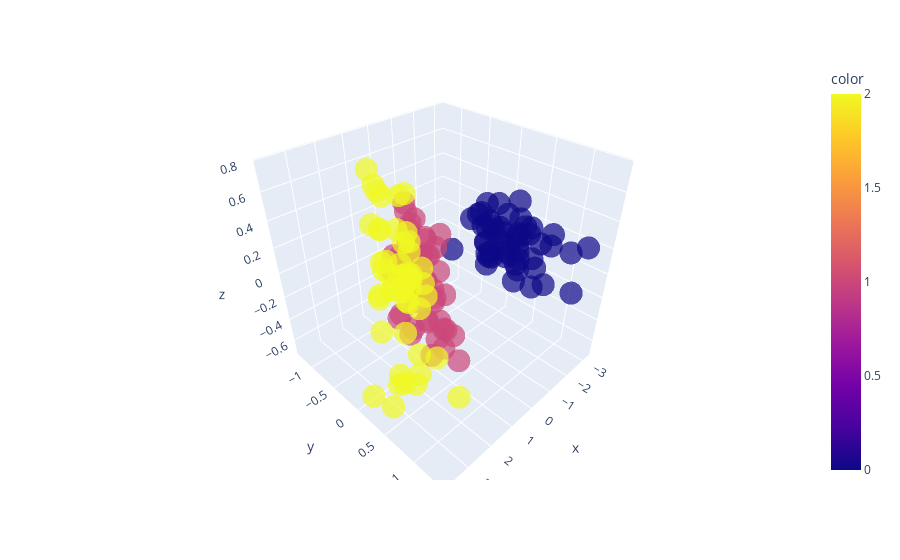

Here is the notebook cell this chart was saved with:
### Code cell
import plotly.express as px

fig = px.scatter_3d(x=X_pca3[:, 0], y=X_pca3[:, 1], z=X_pca3[:, 2], color=y, opacity=0.7)
fig.show()

### Figure 1 — Plotly figure (JSON) as saved in the notebook; plotly's stock layout.template omitted (floating-point values rounded to 4 significant figures; data arrays with more than 128 entries replaced by an {"elided": "..."} marker saying what was removed)
{"data": [{"hovertemplate": "x=%{x}<br>y=%{y}<br>z=%{z}<br>color=%{marker.color}<extra></extra>", "legendgroup": "", "marker": {"color": {"elided": "150 int values"}, "coloraxis": "coloraxis", "opacity": 0.7, "symbol": "circle"}, "mode": "markers", "name": "", "scene": "scene", "showlegend": false, "type": "scatter3d", "x": {"elided": "150 float values"}, "y": {"elided": "150 float values"}, "z": {"elided": "150 float values"}}], "layout": {"coloraxis": {"colorbar": {"title": {"text": "color"}}, "colorscale": [[0, "#0d0887"], [0.1111, "#46039f"], [0.2222, "#7201a8"], [0.3333, "#9c179e"], [0.4444, "#bd3786"], [0.5556, "#d8576b"], [0.6667, "#ed7953"], [0.7778, "#fb9f3a"], [0.8889, "#fdca26"], [1, "#f0f921"]]}, "legend": {"tracegroupgap": 0}, "margin": {"t": 60}, "scene": {"domain": {"x": [0, 1], "y": [0, 1]}, "xaxis": {"title": {"text": "x"}}, "yaxis": {"title": {"text": "y"}}, "zaxis": {"title": {"text": "z"}}}}}
